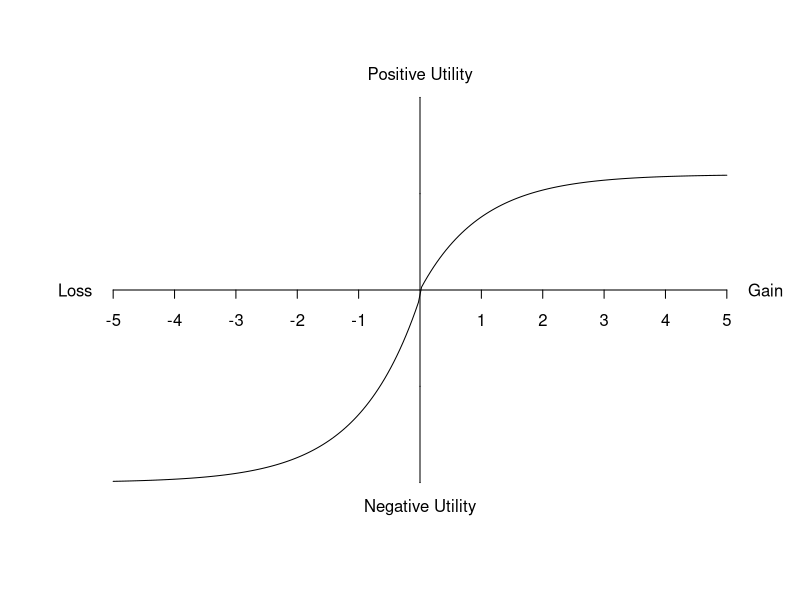

Write R code to recreate this figure.
x <- data.frame(x = seq(-5,5,length=200))
yp <- NA
for (i in 1:200) {
  ifelse (x$x[i] > 0, x$yp[i] <- 0.6*pexp(x$x[i]), x$yp[i] <- .96*exp(x$x[i]) - 1)}
plot(x,yp,type="l", ylab = NA, yaxt="n", axes=F, bty="n", xlim = c(-5.1,5.1), ylim = c(-1, 1))
#ticks<-c(-1,0,1)
t <- c(-5,-4,-3,-2,-1,1,2,3,4,5)
axis(1, pos=0, at=t,labels=t,tck = -.02)
axis(2, pos=0, labels = F,tck = 0)
#axis(2, pos=0, at=ticks,labels=ticks, las = 2,tck = -.02)
mtext("Gain", side=4, line=-0.5, las = 2)
mtext("Loss", side=2, line=-0.5, las = 2)
mtext("Negative Utility", side=1, line=-0.1)
mtext("Positive Utility", side=3, line=-0.1)


